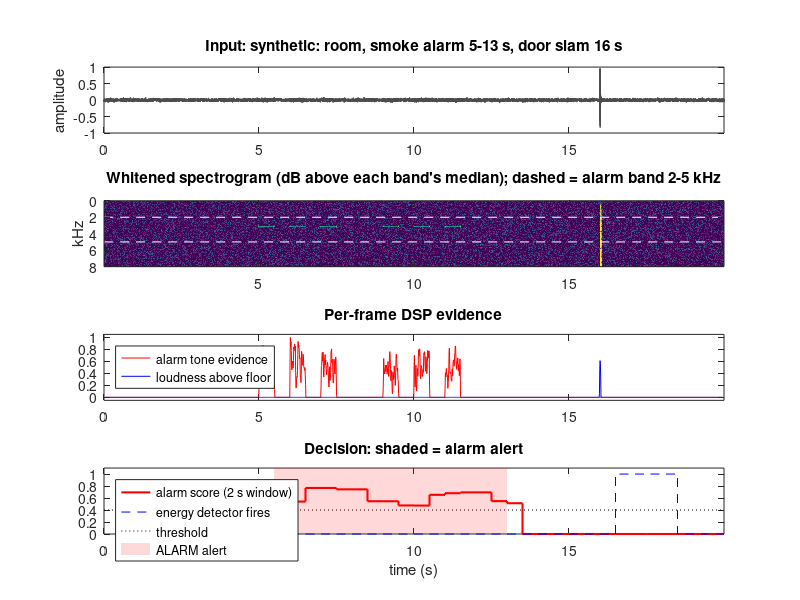

This chart was generated by the following MATLAB code:
function safesound_demo(source)
% SAFESOUND_DEMO  Simple DSP demo: detect a smoke/fire alarm with classical DSP.
%
%   safesound_demo            built-in test sound: quiet room, a smoke alarm
%                             (ISO 8201 T3 beeps at 3.1 kHz), then a door slam
%   safesound_demo('x.wav')   any audio file
%   safesound_demo('mic')     record 10 s from the computer microphone
%
% What it shows (same detector as the paper, safesound/dsp.py):
%   1. STFT spectrogram (64 ms Hann window, 10 ms hop)
%   2. noise floor per frequency bin (minimum follower)
%   3. alarm evidence: a narrow tone in 2-5 kHz that stands out from its band,
%      from the noise floor, and from the low band (100-1500 Hz)
%   4. a 2 s window score every 0.5 s: steady frequency + beeps switching on/off
%   5. the usual "loudness" (energy) detector for comparison: it ignores the
%      quiet alarm but fires on the door slam
% Only base MATLAB is needed (no toolboxes).

if nargin < 1, source = 'synthetic'; end
fs = 16000;
[x, name] = get_audio(source, fs);

%% 1) STFT power spectrogram
NFFT = 1024; HOP = 160; FPS = fs / HOP;
w = 0.5 - 0.5 * cos(2 * pi * (0:NFFT-1)' / (NFFT - 1));     % Hann window
T = 1 + floor((numel(x) - NFFT) / HOP);
P = zeros(NFFT/2 + 1, T);
for t = 1:T
    seg = x((t-1)*HOP + (1:NFFT)) .* w;
    X = fft(seg);
    P(:, t) = abs(X(1:NFFT/2 + 1)).^2 + 1e-10;
end
f  = (0:NFFT/2)' * fs / NFFT;          % bin frequencies (Hz)
tf = ((0:T-1) * HOP + NFFT/2) / fs;    % frame centre times (s)

%% 2) noise floor: drops at once, rises 6 dB per 2 s
N = noise_floor(P, FPS);
PdB = 10 * log10(P);  NdB = 10 * log10(N);

%% 3) alarm evidence per frame
bA = find(f >= 2000 & f < 5000);       % alarm band
bL = find(f >= 100  & f < 1500);       % low band (speech, TV, appliances)
[peak, k] = max(PdB(bA, :), [], 1);                        % strongest bin
prom = peak - median(PdB(bA, :), 1);                       % stands out in its band
NdBA = NdB(bA, :);
snr  = peak - NdBA(sub2ind(size(NdBA), k, 1:T));           % above the noise floor
dom  = ramp(peak - max(PdB(bL, :), [], 1), -6, 6);         % louder than low band
a    = ramp(prom, 10, 25) .* ramp(snr, 6, 20) .* dom;      % 0..1 per frame
afreq = f(bA(k))';                                         % tone frequency

% energy detector: broadband level above its own floor
lvl  = sum(P, 1);
loud = ramp(10 * log10(lvl ./ noise_floor(lvl, FPS)), 10, 30);

%% 4) 2 s window scores every 0.5 s
W = round(2 * FPS);
nW = floor(numel(x) / (0.5 * fs));
tw = (1:nW) * 0.5;                     % window end times
sAlarm = zeros(1, nW); sLoud = zeros(1, nW);
for i = 1:nW
    e = min(T, floor((i * 0.5 * fs - NFFT) / HOP) + 1);
    if e <= 0, continue; end
    s = max(1, e - W + 1):e;
    on = a(s) > 0.3;
    edges = sum(diff(on) == 1);                            % beeps switching on
    if sum(on) > 3
        steady = ramp(-std(afreq(s(on)), 1), -60, -15);    % fixed frequency
    else
        steady = 0;
    end
    sAlarm(i) = pct(a(s), 90) * steady * (0.6 + 0.4 * min(edges, 3) / 3);
    sLoud(i)  = max(loud(s));
end

%% 5) decisions
TH = 0.4;                                          % alarm threshold
hit = sAlarm >= TH;
alert = hit & ([false hit(1:end-1)] | [false false hit(1:end-2)]);  % 2 of last 3
energyOn = sLoud >= 0.1;                           % energy detector fires

fprintf('\nSafeSound DSP demo: %s (%.1f s)\n', name, numel(x) / fs);
if any(alert)
    fprintf('  ALARM detected first at %.1f s (DSP alarm detector)\n', tw(find(alert, 1)));
else
    fprintf('  no alarm detected\n');
end
fprintf('  alarm detector on in %d windows, energy detector on in %d windows\n', ...
        sum(alert), sum(energyOn));

%% 6) plots
figure('Name', 'SafeSound DSP demo', 'Color', 'w', 'Position', [60 40 900 640]);
tx = (0:numel(x)-1) / fs;

subplot(4, 1, 1);
plot(tx, x, 'Color', [0.3 0.3 0.3]); xlim([0 tx(end)]);
title(['Input: ' name], 'Interpreter', 'none'); ylabel('amplitude');

subplot(4, 1, 2);
imagesc(tf, f / 1000, PdB - median(PdB, 2));   % whitened: dB above each band's median axis xy; ylim([0 8]); colormap(gca, 'parula');
caxis([0 25]);
hold on; plot(tf([1 end]), [2 2], 'w--', tf([1 end]), [5 5], 'w--'); hold off;
ylabel('kHz'); title('Whitened spectrogram (dB above each band''s median); dashed = alarm band 2-5 kHz');

subplot(4, 1, 3);
plot(tf, a, 'r', tf, loud, 'b'); ylim([-0.05 1.05]); xlim([0 tx(end)]);
legend('alarm tone evidence', 'loudness above floor', 'Location', 'northwest');
title('Per-frame DSP evidence');

subplot(4, 1, 4);
stairs(tw, sAlarm, 'r', 'LineWidth', 1.5); hold on;
stairs(tw, double(energyOn), 'b--');
plot([0 tw(end)], [TH TH], 'k:');
yl = 1.1;
for i = find(alert)
    patch([tw(i)-0.5 tw(i) tw(i) tw(i)-0.5], [0 0 yl yl], 'r', ...
          'FaceAlpha', 0.15, 'EdgeColor', 'none');
end
hold off; ylim([0 yl]); xlim([0 tx(end)]); xlabel('time (s)');
legend('alarm score (2 s window)', 'energy detector fires', 'threshold', ...
       'ALARM alert', 'Location', 'northwest');
title('Decision: shaded = alarm alert');

ws = warning('off', 'all');                       % MATLAB Online prints audio warnings
try
    sound(x / max(abs(x) + eps) * 0.8, fs);        % play what was analysed
catch
end
warning(ws);
end

%% ---------------------------------------------------------------------------
function [x, name] = get_audio(source, fs)
if strcmpi(source, 'synthetic')
    rng(1);
    t = (0:20*fs-1)' / fs;
    room = filter(1, [1 -0.97], randn(size(t)));          % fan / room rumble
    room = 0.02 * room / std(room);
    c = mod(t - 5, 4);                                     % T3: 3 x 0.5 s beeps, 1.5 s pause
    on = (t >= 5 & t < 13) & (c < 2.5) & (mod(c, 1) < 0.5);
    x = room + 0.01 * on .* sin(2 * pi * 3100 * t);        % quiet smoke alarm, 5-13 s
    i = 16 * fs;                                           % door slam at 16 s
    x(i+1:i+800) = x(i+1:i+800) + 0.5 * randn(800, 1) .* exp(-(0:799)' / 150);
    name = 'synthetic: room, smoke alarm 5-13 s, door slam 16 s';
elseif strcmpi(source, 'mic')
    r = audiorecorder(fs, 16, 1);
    disp('Recording 10 s ...'); recordblocking(r, 10); disp('done');
    x = getaudiodata(r); name = 'microphone';
else
    [x, fs0] = audioread(source);
    x = mean(x, 2);
    if fs0 ~= fs                                           % simple resampling
        x = interp1((0:numel(x)-1)' / fs0, x, (0:1/fs:(numel(x)-1)/fs0)', 'linear');
    end
    [~, name] = fileparts(source);
end
x = x(:);
end

function N = noise_floor(P, FPS)
% minimum follower per row: drops to a quieter value at once, rises 6 dB per 2 s
up = 10^(6 / 10 / (2 * FPS));
srt = sort(P, 2);
n = srt(:, max(1, round(0.1 * size(P, 2))));       % start at the 10th percentile
N = zeros(size(P));
for t = 1:size(P, 2)
    n = min(n * up, P(:, t));
    N(:, t) = n;
end
end

function y = ramp(x, lo, hi)
y = min(max((x - lo) / (hi - lo), 0), 1);
end

function v = pct(x, p)
% percentile with linear interpolation (same as numpy's default)
x = sort(x(:));
r = 1 + (numel(x) - 1) * p / 100;
lo = floor(r); hi = ceil(r);
v = x(lo) + (r - lo) * (x(hi) - x(lo));
end
